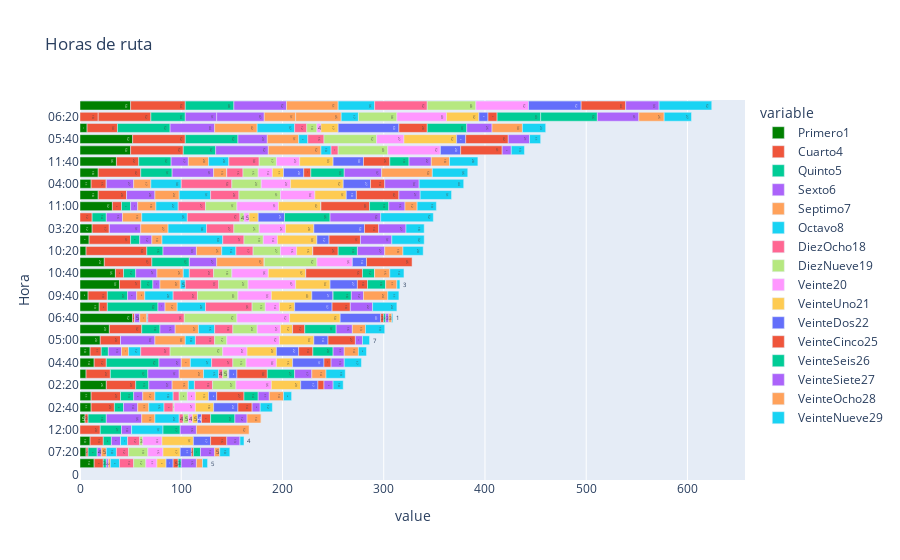

Notebook code cell kept with this figure:
### Code cell
fig4.show()

### Figure 1 — Plotly figure (JSON) as saved in the notebook; plotly's stock layout.template omitted (floating-point values rounded to 4 significant figures)
{"data": [{"alignmentgroup": "True", "hovertemplate": "variable=Primero1<br>value=%{x}<br>Hora=%{y}<extra></extra>", "legendgroup": "Primero1", "marker": {"color": "green", "pattern": {"shape": ""}}, "name": "Primero1", "offsetgroup": "Primero1", "orientation": "h", "showlegend": true, "textposition": "auto", "texttemplate": "%{x}", "type": "bar", "x": [null, 52, 5, 6, 11, 14, 6, 39, 10, 7, 8, 29, 6, 35, 32, 18, 36, null, null, 24, 50, 9, 26, 11, 10, 12, 18, 11, 50, 14, 20, 19, 52, null, null, null], "xaxis": "x", "y": ["06:20", "06:40", "07:00", "07:20", "07:40", "08:00", "08:20", "08:40", "09:00", "09:20", "09:40", "10:00", "10:20", "10:40", "11:00", "11:20", "11:40", "12:00", 0, "01:20", "01:40", "02:00", "02:20", "02:40", "03:00", "03:20", "03:40", "04:00", "04:20", "04:40", "05:00", "05:20", "05:40", "06:00", "06:20", "06:40"], "yaxis": "y"}, {"alignmentgroup": "True", "hovertemplate": "variable=Cuarto4<br>value=%{x}<br>Hora=%{y}<extra></extra>", "legendgroup": "Cuarto4", "marker": {"color": "#EF553B", "pattern": {"shape": ""}}, "name": "Cuarto4", "offsetgroup": "Cuarto4", "orientation": "h", "showlegend": true, "textposition": "auto", "texttemplate": "%{x}", "type": "bar", "x": [18, 2, 3, 2, 29, 9, 24, 21, 11, 30, 19, 32, 60, 8, 9, 42, 22, 20, null, 47, 54, 41, 29, 23, 13, 17, 28, 15, 52, 12, 20, 8, 52, 12, 52, null], "xaxis": "x", "y": ["06:20", "06:40", "07:00", "07:20", "07:40", "08:00", "08:20", "08:40", "09:00", "09:20", "09:40", "10:00", "10:20", "10:40", "11:00", "11:20", "11:40", "12:00", 0, "01:20", "01:40", "02:00", "02:20", "02:40", "03:00", "03:20", "03:40", "04:00", "04:20", "04:40", "05:00", "05:20", "05:40", "06:00", "06:20", "06:40"], "yaxis": "y"}, {"alignmentgroup": "True", "hovertemplate": "variable=Quinto5<br>value=%{x}<br>Hora=%{y}<extra></extra>", "legendgroup": "Quinto5", "marker": {"color": "#00cc96", "pattern": {"shape": ""}}, "name": "Quinto5", "offsetgroup": "Quinto5", "orientation": "h", "showlegend": true, "textposition": "auto", "texttemplate": "%{x}", "type": "bar", "x": [34, 0, 18, 9, 13, 3, 37, 12, 7, 52, 20, 18, 16, 12, 9, 31, 32, 21, null, 37, 48, 9, 13, 9, 8, 0, 0, 0, 32, 52, 0, 50, 52, 14, null, null], "xaxis": "x", "y": ["06:20", "06:40", "07:00", "07:20", "07:40", "08:00", "08:20", "08:40", "09:00", "09:20", "09:40", "10:00", "10:20", "10:40", "11:00", "11:20", "11:40", "12:00", 0, "01:20", "01:40", "02:00", "02:20", "02:40", "03:00", "03:20", "03:40", "04:00", "04:20", "04:40", "05:00", "05:20", "05:40", "06:00", "06:20", "06:40"], "yaxis": "y"}, {"alignmentgroup": "True", "hovertemplate": "variable=Sexto6<br>value=%{x}<br>Hora=%{y}<extra></extra>", "legendgroup": "Sexto6", "marker": {"color": "#ab63fa", "pattern": {"shape": ""}}, "name": "Sexto6", "offsetgroup": "Sexto6", "orientation": "h", "showlegend": true, "textposition": "auto", "texttemplate": "%{x}", "type": "bar", "x": [31, 5, 35, 4, 9, 2, 31, 7, 13, 44, 9, 15, 33, 21, 7, 41, 17, 10, null, 27, 52, 12, 23, 14, 9, 31, 28, 27, 52, 22, 34, 7, 29, 16, 47, null], "xaxis": "x", "y": ["06:20", "06:40", "07:00", "07:20", "07:40", "08:00", "08:20", "08:40", "09:00", "09:20", "09:40", "10:00", "10:20", "10:40", "11:00", "11:20", "11:40", "12:00", 0, "01:20", "01:40", "02:00", "02:20", "02:40", "03:00", "03:20", "03:40", "04:00", "04:20", "04:40", "05:00", "05:20", "05:40", "06:00", "06:20", "06:40"], "yaxis": "y"}, {"alignmentgroup": "True", "hovertemplate": "variable=Septimo7<br>value=%{x}<br>Hora=%{y}<extra></extra>", "legendgroup": "Septimo7", "marker": {"color": "#FFA15A", "pattern": {"shape": ""}}, "name": "Septimo7", "offsetgroup": "Septimo7", "orientation": "h", "showlegend": true, "textposition": "auto", "texttemplate": "%{x}", "type": "bar", "x": [31, 7, 13, 5, 12, 2, 24, 20, 7, 42, 8, 23, 25, 26, 18, 13, 20, 0, null, 47, 51, 10, 16, 11, 0, 27, 24, 17, 52, 9, 30, 12, 31, 19, 45, null], "xaxis": "x", "y": ["06:20", "06:40", "07:00", "07:20", "07:40", "08:00", "08:20", "08:40", "09:00", "09:20", "09:40", "10:00", "10:20", "10:40", "11:00", "11:20", "11:40", "12:00", 0, "01:20", "01:40", "02:00", "02:20", "02:40", "03:00", "03:20", "03:40", "04:00", "04:20", "04:40", "05:00", "05:20", "05:40", "06:00", "06:20", "06:40"], "yaxis": "y"}, {"alignmentgroup": "True", "hovertemplate": "variable=Octavo8<br>value=%{x}<br>Hora=%{y}<extra></extra>", "legendgroup": "Octavo8", "marker": {"color": "#19d3f3", "pattern": {"shape": ""}}, "name": "Octavo8", "offsetgroup": "Octavo8", "orientation": "h", "showlegend": true, "textposition": "auto", "texttemplate": "%{x}", "type": "bar", "x": [17, 1, 24, 10, 18, 9, 15, 5, 12, 37, 28, 16, 14, 6, 22, 0, 20, 31, null, 0, 36, 60, 6, 15, 7, 38, 31, 30, 10, 21, 10, 28, 9, 45, null, null], "xaxis": "x", "y": ["06:20", "06:40", "07:00", "07:20", "07:40", "08:00", "08:20", "08:40", "09:00", "09:20", "09:40", "10:00", "10:20", "10:40", "11:00", "11:20", "11:40", "12:00", 0, "01:20", "01:40", "02:00", "02:20", "02:40", "03:00", "03:20", "03:40", "04:00", "04:20", "04:40", "05:00", "05:20", "05:40", "06:00", "06:20", "06:40"], "yaxis": "y"}, {"alignmentgroup": "True", "hovertemplate": "variable=DiezOcho18<br>value=%{x}<br>Hora=%{y}<extra></extra>", "legendgroup": "DiezOcho18", "marker": {"color": "#FF6692", "pattern": {"shape": ""}}, "name": "DiezOcho18", "offsetgroup": "DiezOcho18", "orientation": "h", "showlegend": true, "textposition": "auto", "texttemplate": "%{x}", "type": "bar", "x": [null, 36, 4, 12, 6, 14, 4, 33, 29, 12, 24, 18, 17, 24, 27, 16, 30, null, null, null, 52, 21, 18, 9, 12, 27, 28, 50, 7, 21, 19, 46, 16, 52, null, null], "xaxis": "x", "y": ["06:20", "06:40", "07:00", "07:20", "07:40", "08:00", "08:20", "08:40", "09:00", "09:20", "09:40", "10:00", "10:20", "10:40", "11:00", "11:20", "11:40", "12:00", 0, "01:20", "01:40", "02:00", "02:20", "02:40", "03:00", "03:20", "03:40", "04:00", "04:20", "04:40", "05:00", "05:20", "05:40", "06:00", "06:20", "06:40"], "yaxis": "y"}, {"alignmentgroup": "True", "hovertemplate": "variable=DiezNueve19<br>value=%{x}<br>Hora=%{y}<extra></extra>", "legendgroup": "DiezNueve19", "marker": {"color": "#B6E880", "pattern": {"shape": ""}}, "name": "DiezNueve19", "offsetgroup": "DiezNueve19", "orientation": "h", "showlegend": true, "textposition": "auto", "texttemplate": "%{x}", "type": "bar", "x": [null, 52, 5, 19, 8, 12, 5, 29, 52, 10, 40, 24, 27, 18, 31, 15, 17, null, null, 52, 48, 19, 23, 1, 3, 25, 41, 29, 49, 13, 12, 13, 52, 4, 38, null], "xaxis": "x", "y": ["06:20", "06:40", "07:00", "07:20", "07:40", "08:00", "08:20", "08:40", "09:00", "09:20", "09:40", "10:00", "10:20", "10:40", "11:00", "11:20", "11:40", "12:00", 0, "01:20", "01:40", "02:00", "02:20", "02:40", "03:00", "03:20", "03:40", "04:00", "04:20", "04:40", "05:00", "05:20", "05:40", "06:00", "06:20", "06:40"], "yaxis": "y"}, {"alignmentgroup": "True", "hovertemplate": "variable=Veinte20<br>value=%{x}<br>Hora=%{y}<extra></extra>", "legendgroup": "Veinte20", "marker": {"color": "#FF97FF", "pattern": {"shape": ""}}, "name": "Veinte20", "offsetgroup": "Veinte20", "orientation": "h", "showlegend": true, "textposition": "auto", "texttemplate": "%{x}", "type": "bar", "x": [null, 52, 4, 15, 8, 11, 1, 47, 24, 4, 33, 23, 16, 36, 41, 14, 23, null, null, 35, 52, 14, 35, 21, 19, 26, 34, 29, 52, 30, 52, 14, 27, 5, 49, null], "xaxis": "x", "y": ["06:20", "06:40", "07:00", "07:20", "07:40", "08:00", "08:20", "08:40", "09:00", "09:20", "09:40", "10:00", "10:20", "10:40", "11:00", "11:20", "11:40", "12:00", 0, "01:20", "01:40", "02:00", "02:20", "02:40", "03:00", "03:20", "03:40", "04:00", "04:20", "04:40", "05:00", "05:20", "05:40", "06:00", "06:20", "06:40"], "yaxis": "y"}, {"alignmentgroup": "True", "hovertemplate": "variable=VeinteUno21<br>value=%{x}<br>Hora=%{y}<extra></extra>", "legendgroup": "VeinteUno21", "marker": {"color": "#FECB52", "pattern": {"shape": ""}}, "name": "VeinteUno21", "offsetgroup": "VeinteUno21", "orientation": "h", "showlegend": true, "textposition": "auto", "texttemplate": "%{x}", "type": "bar", "x": [null, 50, 5, 17, 13, 9, 0, 34, 29, 17, 40, 12, 16, 37, 42, 11, 33, null, null, null, 0, 39, 29, 18, 31, 28, 31, 52, 0, 16, 34, 15, 52, 9, 32, null], "xaxis": "x", "y": ["06:20", "06:40", "07:00", "07:20", "07:40", "08:00", "08:20", "08:40", "09:00", "09:20", "09:40", "10:00", "10:20", "10:40", "11:00", "11:20", "11:40", "12:00", 0, "01:20", "01:40", "02:00", "02:20", "02:40", "03:00", "03:20", "03:40", "04:00", "04:20", "04:40", "05:00", "05:20", "05:40", "06:00", "06:20", "06:40"], "yaxis": "y"}, {"alignmentgroup": "True", "hovertemplate": "variable=VeinteDos22<br>value=%{x}<br>Hora=%{y}<extra></extra>", "legendgroup": "VeinteDos22", "marker": {"color": "#636efa", "pattern": {"shape": ""}}, "name": "VeinteDos22", "offsetgroup": "VeinteDos22", "orientation": "h", "showlegend": true, "textposition": "auto", "texttemplate": "%{x}", "type": "bar", "x": [null, 40, 4, 11, 8, 7, 8, 27, 22, 60, 21, 0, 0, 0, 0, 20, 30, null, null, 14, 52, 12, 17, 24, 17, 50, 10, 27, 20, 31, 14, 37, 9, 26, 9, null], "xaxis": "x", "y": ["06:20", "06:40", "07:00", "07:20", "07:40", "08:00", "08:20", "08:40", "09:00", "09:20", "09:40", "10:00", "10:20", "10:40", "11:00", "11:20", "11:40", "12:00", 0, "01:20", "01:40", "02:00", "02:20", "02:40", "03:00", "03:20", "03:40", "04:00", "04:20", "04:40", "05:00", "05:20", "05:40", "06:00", "06:20", "06:40"], "yaxis": "y"}, {"alignmentgroup": "True", "hovertemplate": "variable=VeinteCinco25<br>value=%{x}<br>Hora=%{y}<extra></extra>", "legendgroup": "VeinteCinco25", "marker": {"color": "#EF553B", "pattern": {"shape": ""}}, "name": "VeinteCinco25", "offsetgroup": "VeinteCinco25", "orientation": "h", "showlegend": true, "textposition": "auto", "texttemplate": "%{x}", "type": "bar", "x": [9, 3, 9, 2, 27, 5, 30, 10, 14, 28, 0, 12, 25, 56, 48, 7, 26, null, null, 45, 44, 31, 6, 14, 16, 14, 42, 14, 41, 7, 27, 18, 42, null, null, null], "xaxis": "x", "y": ["06:20", "06:40", "07:00", "07:20", "07:40", "08:00", "08:20", "08:40", "09:00", "09:20", "09:40", "10:00", "10:20", "10:40", "11:00", "11:20", "11:40", "12:00", 0, "01:20", "01:40", "02:00", "02:20", "02:40", "03:00", "03:20", "03:40", "04:00", "04:20", "04:40", "05:00", "05:20", "05:40", "06:00", "06:20", "06:40"], "yaxis": "y"}, {"alignmentgroup": "True", "hovertemplate": "variable=VeinteSeis26<br>value=%{x}<br>Hora=%{y}<extra></extra>", "legendgroup": "VeinteSeis26", "marker": {"color": "#00cc96", "pattern": {"shape": ""}}, "name": "VeinteSeis26", "offsetgroup": "VeinteSeis26", "orientation": "h", "showlegend": true, "textposition": "auto", "texttemplate": "%{x}", "type": "bar", "x": [43, 2, 24, 7, 14, 3, 27, 18, 20, 39, 18, 31, 19, 12, 19, 33, 19, 17, null, null, null, null, null, null, null, null, null, null, null, null, null, null, null, 45, 56, null], "xaxis": "x", "y": ["06:20", "06:40", "07:00", "07:20", "07:40", "08:00", "08:20", "08:40", "09:00", "09:20", "09:40", "10:00", "10:20", "10:40", "11:00", "11:20", "11:40", "12:00", 0, "01:20", "01:40", "02:00", "02:20", "02:40", "03:00", "03:20", "03:40", "04:00", "04:20", "04:40", "05:00", "05:20", "05:40", "06:00", "06:20", "06:40"], "yaxis": "y"}, {"alignmentgroup": "True", "hovertemplate": "variable=VeinteSiete27<br>value=%{x}<br>Hora=%{y}<extra></extra>", "legendgroup": "VeinteSiete27", "marker": {"color": "#ab63fa", "pattern": {"shape": ""}}, "name": "VeinteSiete27", "offsetgroup": "VeinteSiete27", "orientation": "h", "showlegend": true, "textposition": "auto", "texttemplate": "%{x}", "type": "bar", "x": [41, 3, 12, 14, 11, 15, 17, 0, 11, 25, 12, 16, 27, 0, 16, 37, 22, 16, null, null, 33, 31, 9, 8, 13, 27, 21, 34, 9, 13, 7, 22, 21, 50, null, null], "xaxis": "x", "y": ["06:20", "06:40", "07:00", "07:20", "07:40", "08:00", "08:20", "08:40", "09:00", "09:20", "09:40", "10:00", "10:20", "10:40", "11:00", "11:20", "11:40", "12:00", 0, "01:20", "01:40", "02:00", "02:20", "02:40", "03:00", "03:20", "03:40", "04:00", "04:20", "04:40", "05:00", "05:20", "05:40", "06:00", "06:20", "06:40"], "yaxis": "y"}, {"alignmentgroup": "True", "hovertemplate": "variable=VeinteOcho28<br>value=%{x}<br>Hora=%{y}<extra></extra>", "legendgroup": "VeinteOcho28", "marker": {"color": "#FFA15A", "pattern": {"shape": ""}}, "name": "VeinteOcho28", "offsetgroup": "VeinteOcho28", "orientation": "h", "showlegend": true, "textposition": "auto", "texttemplate": "%{x}", "type": "bar", "x": [25, 3, 14, 5, 14, 6, 14, 11, 14, 30, 24, 13, 18, 15, 12, 50, 18, 52, null, null, null, null, null, null, null, null, null, null, null, null, null, null, null, null, null, null], "xaxis": "x", "y": ["06:20", "06:40", "07:00", "07:20", "07:40", "08:00", "08:20", "08:40", "09:00", "09:20", "09:40", "10:00", "10:20", "10:40", "11:00", "11:20", "11:40", "12:00", 0, "01:20", "01:40", "02:00", "02:20", "02:40", "03:00", "03:20", "03:40", "04:00", "04:20", "04:40", "05:00", "05:20", "05:40", "06:00", "06:20", "06:40"], "yaxis": "y"}, {"alignmentgroup": "True", "hovertemplate": "variable=VeinteNueve29<br>value=%{x}<br>Hora=%{y}<extra></extra>", "legendgroup": "VeinteNueve29", "marker": {"color": "#19d3f3", "pattern": {"shape": ""}}, "name": "VeinteNueve29", "offsetgroup": "VeinteNueve29", "orientation": "h", "showlegend": true, "textposition": "auto", "texttemplate": "%{x}", "type": "bar", "x": [27, 1, 0, 10, 8, 5, 19, 3, 8, 23, 11, 19, 20, 14, 19, 35, 28, null, null, null, 52, 32, 10, 12, 4, 18, 31, 44, 13, 17, 7, 24, 11, 52, null, null], "xaxis": "x", "y": ["06:20", "06:40", "07:00", "07:20", "07:40", "08:00", "08:20", "08:40", "09:00", "09:20", "09:40", "10:00", "10:20", "10:40", "11:00", "11:20", "11:40", "12:00", 0, "01:20", "01:40", "02:00", "02:20", "02:40", "03:00", "03:20", "03:40", "04:00", "04:20", "04:40", "05:00", "05:20", "05:40", "06:00", "06:20", "06:40"], "yaxis": "y"}], "layout": {"barmode": "relative", "legend": {"title": {"text": "variable"}, "tracegroupgap": 0}, "title": {"text": "Horas de ruta"}, "xaxis": {"anchor": "y", "domain": [0, 1], "title": {"text": "value"}}, "yaxis": {"anchor": "x", "categoryorder": "total ascending", "domain": [0, 1], "title": {"text": "Hora"}, "type": "category"}}}
